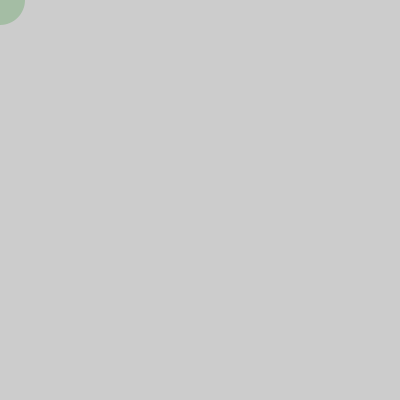
Frame 1 (no input)
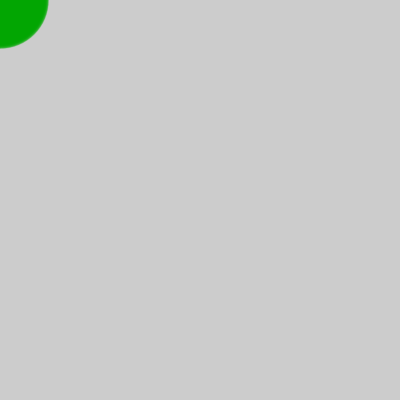
Frame 60 (the mouse pressed at the canvas centre just before this capture)
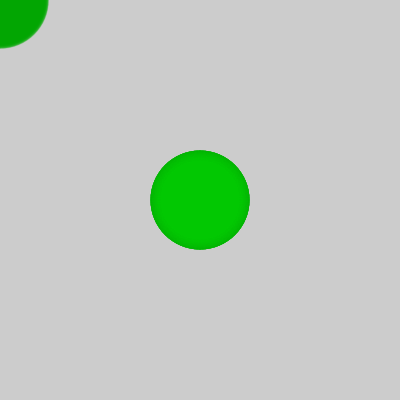
Frame 120 (the mouse held since frame 60 and released just before this capture)

The Processing sketch that drew these frames (run headless with seeded random() and noise(); from frame 60 on, the mouse is pressed at the canvas centre):

// Processing sketch: processing_183985
// ── processing_183985.pde

int verde = 255;
int tiempo = 0;
int diametro = 50;
  
void setup() {
  size(400, 400);
}
 
void draw() {
  tiempo = tiempo + 1;    
  verde = int(128 * (1 + sin(tiempo * 2 * PI / frameRate / 20)));
  diametro = int(50 * (1 + sin( tiempo * 2 * PI / frameRate / 5))); // Modifica el diametro del circulo con el paso del tiempo
   
  noStroke();            
  fill(0, verde, 0, 50);  // Añade un 50% de transparencia al color
  ellipse(mouseX, mouseY, diametro, diametro);
}
